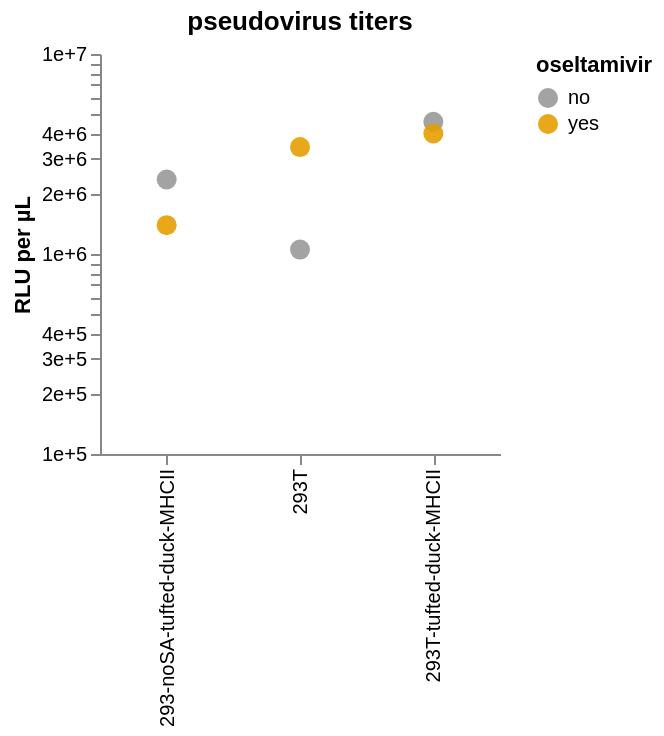

The cell this chart's notebook holds for it:
### Code cell
p = alt.Chart(average_titers).mark_point(size=100, opacity=0.9, filled=True).encode(
    x=alt.X('cells:N', axis=alt.Axis(labelAngle=-90, title=None)),
    y=alt.Y('mean_RLUperuL:Q',
            scale=alt.Scale(type='log', domain=[1e5, 1e7]),
            axis=alt.Axis(format='.0e'),
            title='RLU per µL'),
    color=alt.Color('oseltamivir:N',
                    scale=alt.Scale(range=CBPALETTE))
).properties(
    width=200,
    height=200,
    title='pseudovirus titers'
).configure_view(
    strokeWidth=0
).configure_axis(
    grid=False
)

p

### Figure 1 — Vega-Lite specification as saved in the notebook (floating-point values rounded to 4 significant figures)
{"config": {"view": {"continuousWidth": 300, "continuousHeight": 300, "strokeWidth": 0}, "axis": {"grid": false}}, "data": {"name": "data-9740c2742e133c9d47d9dc8733d6e9c0"}, "mark": {"type": "point", "filled": true, "opacity": 0.9, "size": 100}, "encoding": {"color": {"field": "oseltamivir", "scale": {"range": ["#999999", "#E69F00", "#56B4E9", "#009E73", "#F0E442", "#0072B2", "#D55E00", "#CC79A7"]}, "type": "nominal"}, "x": {"axis": {"labelAngle": -90, "title": null}, "field": "cells", "type": "nominal"}, "y": {"axis": {"format": ".0e"}, "field": "mean_RLUperuL", "scale": {"domain": [100000.0, 10000000.0], "type": "log"}, "title": "RLU per µL", "type": "quantitative"}}, "height": 200, "title": "pseudovirus titers", "width": 200, "$schema": "https://vega.github.io/schema/vega-lite/v6.1.0.json", "datasets": {"data-9740c2742e133c9d47d9dc8733d6e9c0": [{"virus": "H5N1_Widgeon_2021", "cells": "293-noSA-tufted-duck-MHCII", "oseltamivir": "no", "mean_RLUperuL": 2358000.0}, {"virus": "H5N1_Widgeon_2021", "cells": "293-noSA-tufted-duck-MHCII", "oseltamivir": "yes", "mean_RLUperuL": 1394000.0}, {"virus": "H5N1_Widgeon_2021", "cells": "293T", "oseltamivir": "no", "mean_RLUperuL": 1052000.0}, {"virus": "H5N1_Widgeon_2021", "cells": "293T", "oseltamivir": "yes", "mean_RLUperuL": 3424000.0}, {"virus": "H5N1_Widgeon_2021", "cells": "293T-tufted-duck-MHCII", "oseltamivir": "no", "mean_RLUperuL": 4581000.0}, {"virus": "H5N1_Widgeon_2021", "cells": "293T-tufted-duck-MHCII", "oseltamivir": "yes", "mean_RLUperuL": 4002000.0}]}}
